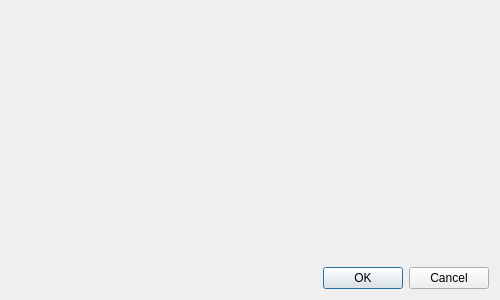
<?xml version="1.0" encoding="UTF-8"?>
<ui version="4.0">
 <class>diagram</class>
 <widget class="QDialog" name="diagram">
  <property name="geometry">
   <rect>
    <x>0</x>
    <y>0</y>
    <width>500</width>
    <height>300</height>
   </rect>
  </property>
  <property name="minimumSize">
   <size>
    <width>500</width>
    <height>300</height>
   </size>
  </property>
  <property name="maximumSize">
   <size>
    <width>500</width>
    <height>300</height>
   </size>
  </property>
  <property name="windowTitle">
   <string>Dialog</string>
  </property>
  <layout class="QVBoxLayout" name="verticalLayout">
   <item>
    <spacer name="verticalSpacer">
     <property name="orientation">
      <enum>Qt::Vertical</enum>
     </property>
     <property name="sizeHint" stdset="0">
      <size>
       <width>20</width>
       <height>40</height>
      </size>
     </property>
    </spacer>
   </item>
   <item>
    <widget class="QDialogButtonBox" name="buttonBox">
     <property name="minimumSize">
      <size>
       <width>156</width>
       <height>0</height>
      </size>
     </property>
     <property name="orientation">
      <enum>Qt::Horizontal</enum>
     </property>
     <property name="standardButtons">
      <set>QDialogButtonBox::Cancel|QDialogButtonBox::Ok</set>
     </property>
    </widget>
   </item>
  </layout>
 </widget>
 <resources/>
 <connections>
  <connection>
   <sender>buttonBox</sender>
   <signal>accepted()</signal>
   <receiver>diagram</receiver>
   <slot>accept()</slot>
   <hints>
    <hint type="sourcelabel">
     <x>248</x>
     <y>254</y>
    </hint>
    <hint type="destinationlabel">
     <x>157</x>
     <y>274</y>
    </hint>
   </hints>
  </connection>
  <connection>
   <sender>buttonBox</sender>
   <signal>rejected()</signal>
   <receiver>diagram</receiver>
   <slot>reject()</slot>
   <hints>
    <hint type="sourcelabel">
     <x>316</x>
     <y>260</y>
    </hint>
    <hint type="destinationlabel">
     <x>286</x>
     <y>274</y>
    </hint>
   </hints>
  </connection>
 </connections>
</ui>
